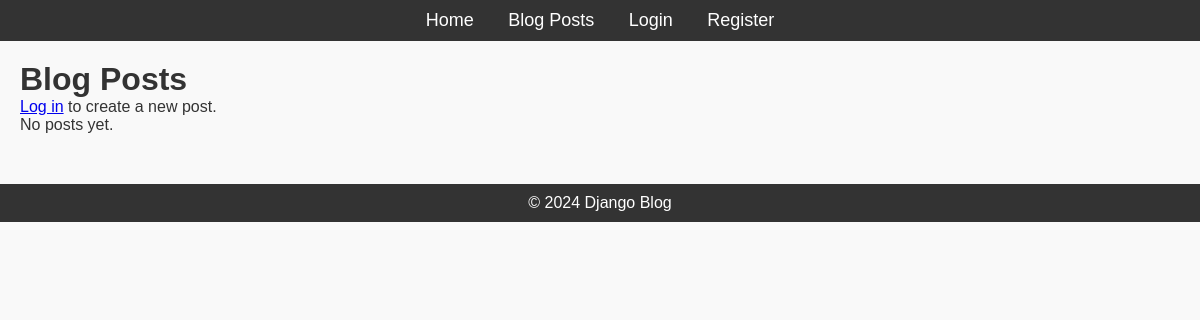
Page /post/ on the earlier database version.
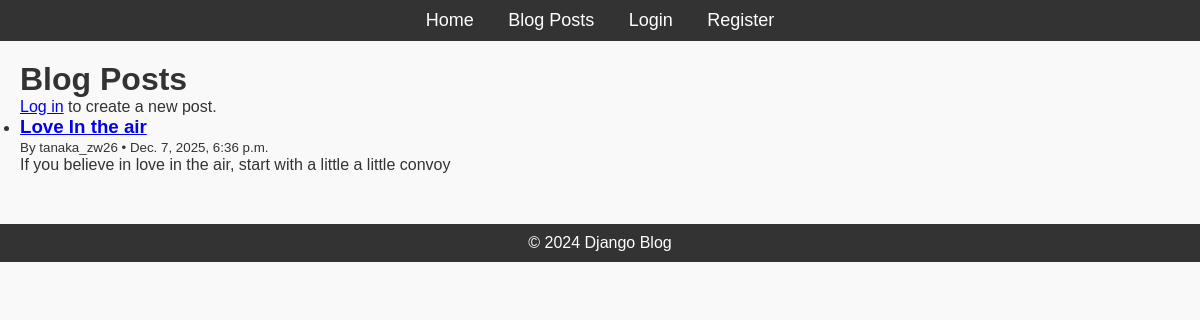
Same page on the later database version.
### blog/models.py (models this page shows, shortened)
class Post(models.Model):
    title = models.CharField(max_length=200)
    content = models.TextField()
    author = models.ForeignKey(User, on_delete=models.CASCADE)
    published_date = models.DateTimeField()
    tags = TaggableManager()

### blog/views.py (the view)
class PostListView(ListView):
    model = Post
    template_name = 'blog/post_list.html'   # optional; default is blog/post_list.html
    context_object_name = 'posts'
    ordering = ['-published_date']         # newest first

### blog/templates/blog/post_list.html (shortened to what this page needs)
{% extends "blog/base.html" %}
{% block content %}
  <h1>Blog Posts</h1>
  {% if user.is_authenticated %}
    <p><a href="{% url 'post-create' %}">+ Create New Post</a></p>
  {% else %}
    <p><a href="{% url 'login' %}">Log in</a> to create a new post.</p>
  {% endif %}
  {% if posts %}
      <ul>
        {% for post in posts %}
          <li>
            <h3>
              <a href="{% url 'post-detail' post.pk %}">{{ post.title }}</a>
            </h3>
            <small>
              By {{ post.author.username }} • {{ post.published_date }}
            </small>
            <p>{{ post.content|truncatewords:20 }}</p>
          </li>
        {% endfor %}
      </ul>
  {% else %}
      <p>No posts yet.</p>
  {% endif %}
{% endblock %}

### blog/templates/blog/base.html (shortened to what this page needs)
{% load static %}
<!DOCTYPE html>
<html lang="en">
<head>
    <link rel="stylesheet" href="{% static 'css/styles.css' %}">
</head>
<body>
    <header>
        <nav>
            <ul>
                <li><a href="{% url 'home' %}">Home</a></li>
                <li><a href="{% url 'posts' %}">Blog Posts</a></li>
                <li><a href="{% url 'login' %}">Login</a></li>
                <li><a href="{% url 'register' %}">Register</a></li>
            </ul>
        </nav>
    </header>
    <div class="content">
        {% block content %}{% endblock %}
    </div>
    <footer>
        <p>&copy; 2024 Django Blog</p>
    </footer>
</body>
</html>

### blog/static/css/styles.css (style rules this page uses)
* { margin: 0; padding: 0; box-sizing: border-box; }
body { font-family: Arial, sans-serif; background-color: #f9f9f9; color: #333; }
header { background-color: #333; padding: 10px; text-align: center; }
header nav ul { list-style-type: none; }
header nav ul li { display: inline; margin: 0 15px; }
header nav ul li a { color: white; text-decoration: none; font-size: 18px; }
.content { margin: 20px; }
footer { text-align: center; margin-top: 50px; padding: 10px; background-color: #333; color: white; }

Differences in the rows shown:
added Post: title "Love In the air", author.username "tanaka_zw26", published_date "Dec. 7, 2025, 6:36 p.m.", content "If you believe in love in the air, start with a little a little convoy"
Other differences:
text no longer shown: "No posts yet."
